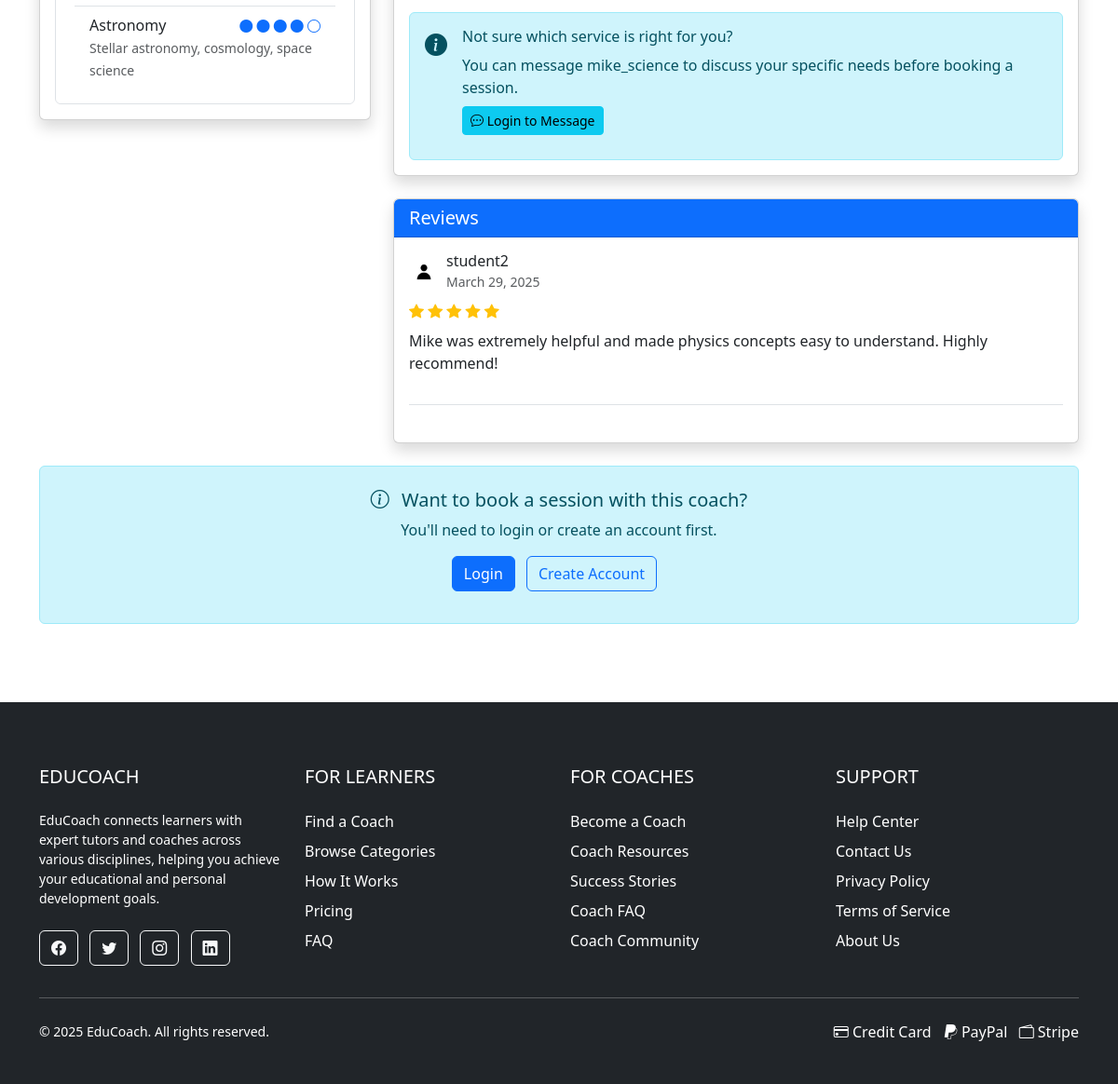
The page /pages/coach-profile.php?id=3 (lower part) on the database as committed earlier.
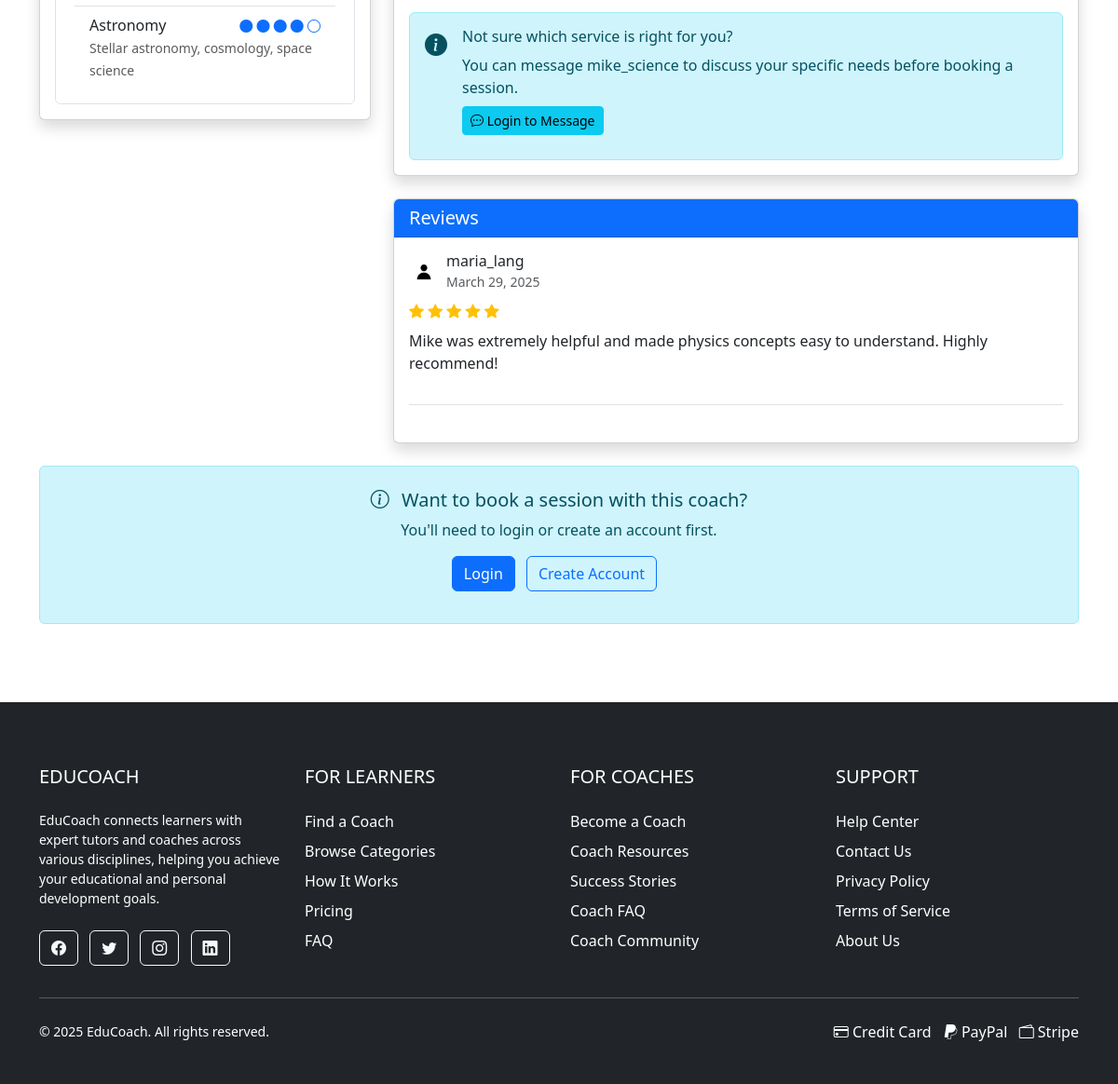
The same page on the database as committed later.
### tables this page shows
CREATE TABLE IF NOT EXISTS Reviews (
    review_id INT PRIMARY KEY AUTO_INCREMENT,
    session_id INT,
    user_id INT,
    coach_id INT,
    rating TINYINT NOT NULL CHECK (rating BETWEEN 1 AND 5),
    comment TEXT,
    created_at TIMESTAMP DEFAULT CURRENT_TIMESTAMP
);

CREATE TABLE IF NOT EXISTS Users (
    user_id INT PRIMARY KEY AUTO_INCREMENT,
    username VARCHAR(50) NOT NULL,
    email VARCHAR(100) NOT NULL UNIQUE,
    password_hash VARCHAR(255) NOT NULL,
    user_type ENUM('regular', 'business', 'admin') DEFAULT 'regular',
    profile_image VARCHAR(255),
    bio TEXT,
    created_at TIMESTAMP DEFAULT CURRENT_TIMESTAMP,
    is_banned BOOLEAN DEFAULT FALSE,
    reset_token VARCHAR(64) DEFAULT NULL,
    reset_expires DATETIME DEFAULT NULL,
    last_login DATETIME DEFAULT NULL
);

### pages/coach-profile.php (the view, shortened to what the changed rows need)
<?php
require __DIR__ . '/../includes/db_connection.php';
$coach = null;
$error_message = '';
$reviews = [];
if (isset($_GET['id']) && is_numeric($_GET['id'])) {
    $coach_id = $_GET['id'];
    try {
        $stmt = $pdo->prepare("
            SELECT c.*, u.username, u.email, u.profile_image, u.bio
            FROM Coaches c
            JOIN Users u ON c.user_id = u.user_id
            WHERE c.coach_id = ?
        ");
        $stmt->execute([$coach_id]);
        $coach = $stmt->fetch(PDO::FETCH_ASSOC);
        if (!$coach) {
            $error_message = "Coach not found";
        } else {
            $stmt = $pdo->prepare("
                SELECT r.*, u.username, u.profile_image
                FROM Reviews r
                JOIN Users u ON r.user_id = u.user_id
                WHERE r.coach_id = ?
                ORDER BY r.created_at DESC
                LIMIT 5
            ");
            $stmt->execute([$coach_id]);
            $reviews = $stmt->fetchAll(PDO::FETCH_ASSOC);
        }
    } catch (PDOException $e) {
        $error_message = "Error fetching coach data: " . $e->getMessage();
    }
} else {
    $error_message = "No coach ID provided";
}
include __DIR__ . '/../includes/header.php';
?>
<div class="container mt-4 mb-5">
    <?php if ($error_message): ?>
        <div class="alert alert-danger">
            <?= htmlspecialchars($error_message) ?>
            <p class="mt-3"><a href="coach-search.php" class="btn btn-primary">Back to Search</a></p>
        </div>
    <?php elseif ($coach): ?>
        <div class="row">
            <div class="col-md-8">
                <div class="card shadow">
                    <div class="card-body">
                        <?php if (empty($reviews)): ?>
                            <p class="text-muted">No reviews yet. Be the first to leave a review!</p>
                        <?php else: ?>
                            <?php foreach ($reviews as $review): ?>
                                <div class="mb-4 pb-3 border-bottom">
                                    <div class="d-flex align-items-center mb-2">
                                        <?php
                                        $reviewer_image = $review['profile_image'] ?? 'default.jpg';
                                        $reviewer_path = "/assets/images/profiles/{$reviewer_image}";
                                        if (file_exists($_SERVER['DOCUMENT_ROOT'] . $reviewer_path)) {
                                            $reviewer_display = $reviewer_path;
                                        } else {
                                            $reviewer_display = "https://ui-avatars.com/api/?name=" . urlencode($review['username']) . "&size=32&background=random";
                                        }
                                        ?>
                                        <img src="<?= $reviewer_display ?>" alt="<?= htmlspecialchars($review['username']) ?>"
                                             class="rounded-circle me-2" style="width: 32px; height: 32px; object-fit: cover;">
                                        <div>
                                            <h6 class="mb-0"><?= htmlspecialchars($review['username']) ?></h6>
                                            <small class="text-muted">
                                                <?= date('F j, Y', strtotime($review['created_at'])) ?>
                                            </small>
                                        </div>
                                    </div>
                                    <div class="mb-2">
                                        <?php for ($i = 1; $i <= 5; $i++): ?>
                                            <i class="bi bi-star<?= ($i <= $review['rating']) ? '-fill' : '' ?> text-warning"></i>
                                        <?php endfor; ?>
                                    </div>
                                    <p><?= nl2br(htmlspecialchars($review['comment'])) ?></p>
                                </div>
                            <?php endforeach; ?>
                        <?php endif; ?>
                    </div>
                </div>
            </div>
        </div>
    <?php endif; ?>
</div>
<?php include __DIR__ . '/../includes/footer.php'; ?>

Rows that differ between the two databases and show on the page:
changed through a linked row, reviews: user.username "student2" → "maria_lang"
